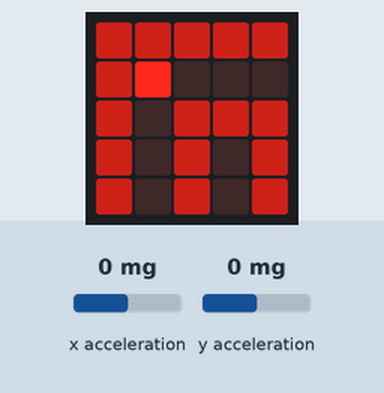
Recording of a program running on a simulated BBC micro:bit running MicroPython. On the bench: the board's 5×5 LED display. Inputs (shaded band) come from the test bench; at power-on: x acceleration 0 mg, y acceleration 0 mg.

Above: at 1.2 s.
1.3 s: x acceleration set to 750 mg
At 2.8 s:
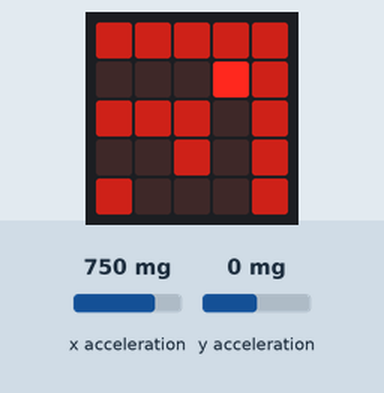
3.0 s: y acceleration set to 750 mg
At 4.5 s:
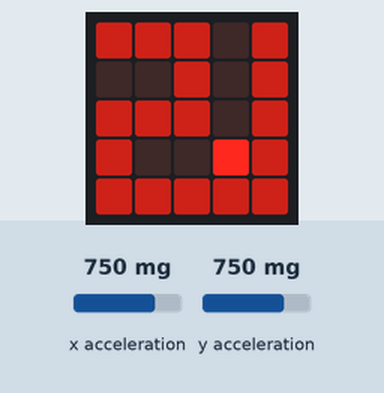
4.7 s: x acceleration set to -1440 mg
At 5.6 s:
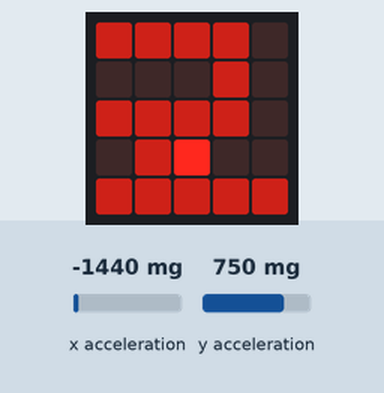
6.3 s: x acceleration set to 1440 mg
At 6.34 s:
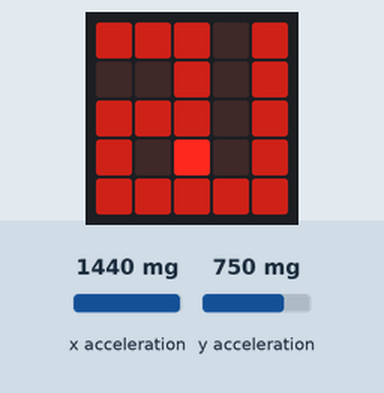
7.9 s: x acceleration set to -750 mg
At 9.4 s:
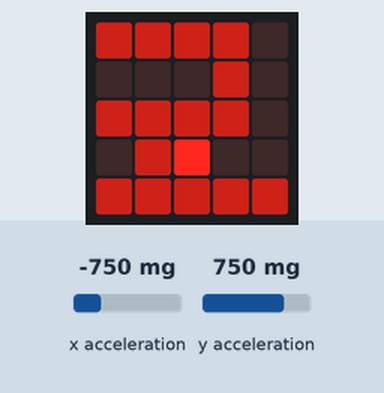
Timing chart, 0 to 10.5 s (numbered marks = the images above; inputs shaded):
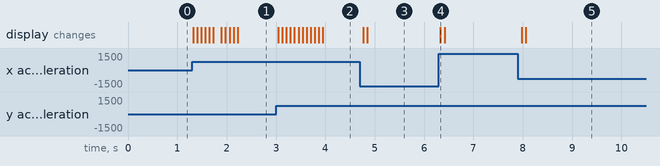

Measured:
- after the input at 1.3 s, the display: first changes at once (image 1 shows a later state)
- after the input at 3.0 s, the display: first changes after 0.05 s (image 2 shows a later state)
- after the input at 4.7 s, the display: first changes after 0.07 s (image 3 shows a later state)
- after the input at 6.3 s, the display: changes at once (image 4)
- after the input at 7.9 s, the display: first changes after 0.08 s (image 5 shows a later state)

The program:

maze01.py
```python
# Simple maze game by Tim Eaglestone, February 2016
#
# This program has been placed into the public domain.

from microbit import *

# screen constants
WIDTH = 15
HEIGHT = 15
MAZE = [4,4,4,4,4,4,4,4,4,4,4,4,4,4,4,
        4,0,0,0,0,0,0,0,0,0,0,0,0,0,4,
        4,0,4,4,4,4,4,4,4,4,4,4,4,0,4,
        4,0,4,0,4,0,0,0,0,0,0,0,4,0,4,
        4,0,4,0,4,4,4,4,4,4,4,0,0,0,4,
        4,0,4,0,0,0,4,0,0,0,4,0,4,0,4,
        4,0,0,0,4,0,8,0,8,0,0,0,4,0,4,
        4,0,4,0,4,0,8,0,8,0,4,4,4,0,4,
        4,0,4,0,0,0,8,8,8,4,4,0,4,0,4,
        4,0,4,0,4,0,4,0,0,0,4,0,0,0,4,
        4,0,4,0,4,4,4,4,0,4,4,4,4,0,4,
        4,0,0,0,0,4,0,0,0,0,0,0,4,0,4,
        4,0,4,4,4,4,4,0,4,4,4,4,4,0,4,
        4,0,0,0,0,0,0,0,0,0,4,0,0,0,4,
        4,4,4,4,4,4,4,4,4,4,4,4,4,4,4]

# set accelerometer sensitivity
SENSITIVITY = 100


def display_maze(x_pos,y_pos):
    x_home = x_pos-2
    y_home = y_pos-2

    # stop it going out of bounds
    if x_home < 0: x_home = 0
    if y_home < 0: y_home = 0
    if x_home >= WIDTH-5: x_home = WIDTH - 5
    if y_home >= HEIGHT-5: y_home = HEIGHT - 5

    # draw the maze
    for y in range(0,5):
        for x in range(0,5):
            display.set_pixel(x,y,MAZE[(WIDTH*(y_home+y) + (x_home+x))])


def display_player(x_pos, y_pos):
    # move the ball when at the edge
    # because the maze does not move
    x = y = 2
    if x_pos < 2: x = x_pos
    if y_pos < 2: y = y_pos
    if x_pos >= WIDTH - 2: x = 5 - (WIDTH-x_pos)
    if y_pos >= HEIGHT - 2: y = 5 - (HEIGHT-y_pos)

    display.set_pixel(x,y,9)


def player_can_move(x_pos, y_pos):
    return MAZE[(WIDTH*(y_pos) + (x_pos))] == 0

# set the initial start position
x_pos = y_pos = 1

# Start the main loop for the game
while(True):

    # get the horizontal and verticle position of the microbit
    horiz = accelerometer.get_x()
    vert = accelerometer.get_y()

    # move the postion of the ball
    if horiz > 0 and abs(horiz) > SENSITIVITY:
        if x_pos < WIDTH-2 and player_can_move(x_pos+1,y_pos): x_pos += 1

    if horiz < 0 and abs(horiz) > SENSITIVITY:
        if x_pos > 0 and player_can_move(x_pos-1,y_pos): x_pos -= 1

    if vert > 0 and abs(vert) > SENSITIVITY:
        if y_pos < HEIGHT-2 and player_can_move(x_pos,y_pos+1): y_pos += 1

    if vert < 0 and abs(vert) > SENSITIVITY:
        if y_pos > 0 and player_can_move(x_pos,y_pos-1): y_pos -= 1

    if x_pos == 7 and y_pos == 7:
      display.scroll('WELL DONE :) Press reset to start again', 120)
      break

    # display the maze and the ball
    display_maze(x_pos,y_pos)
    display_player(x_pos, y_pos)
    sleep(80)
```
